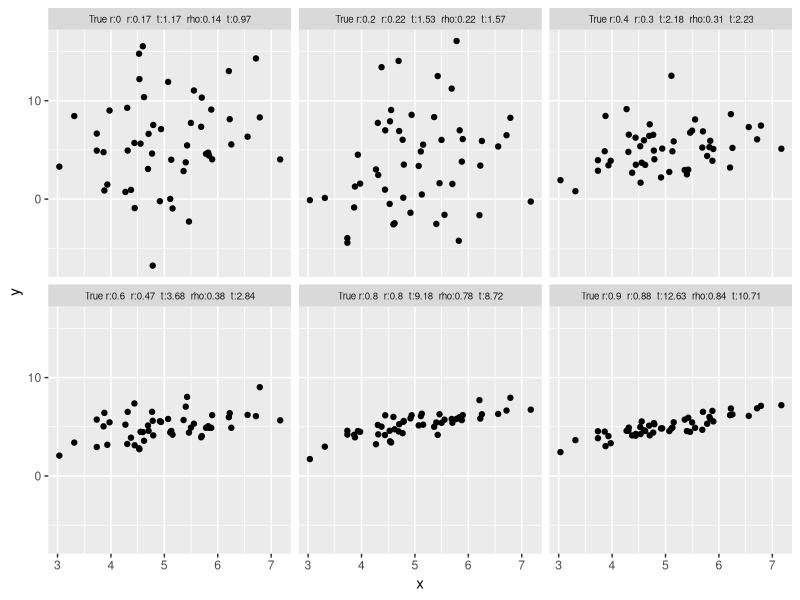
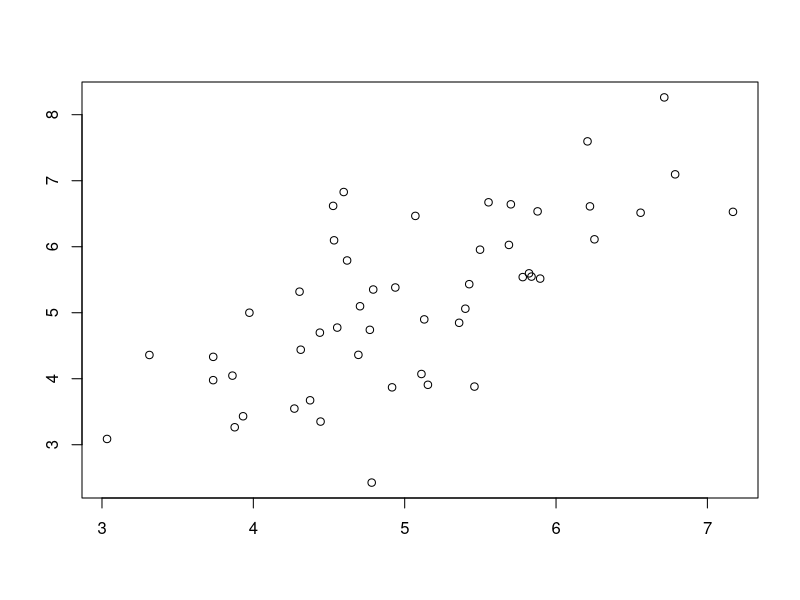
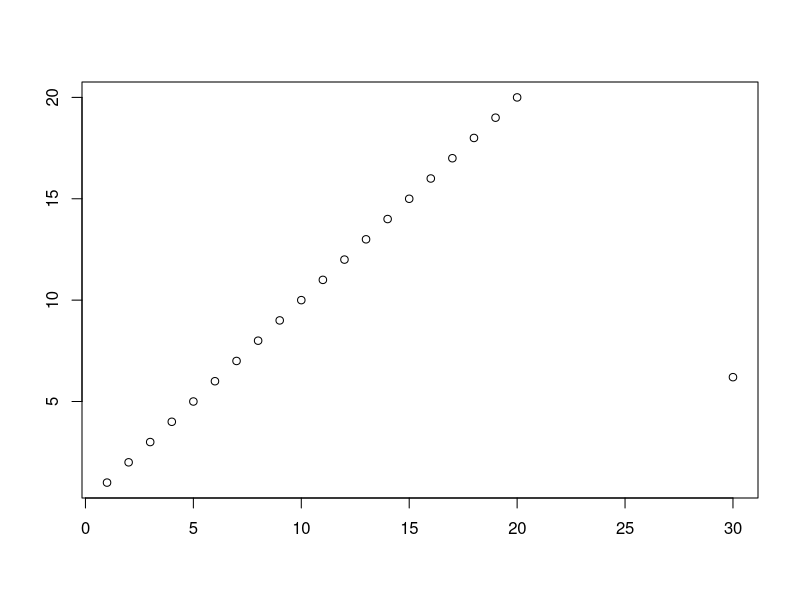
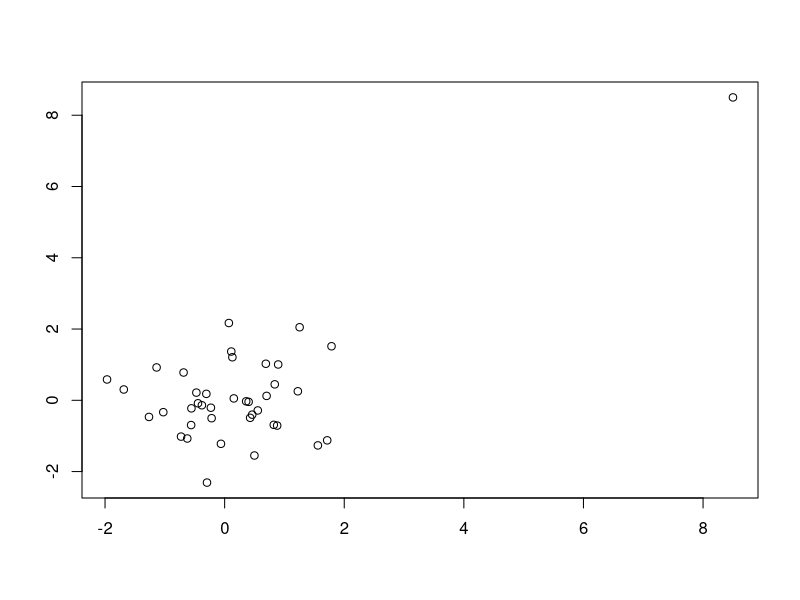
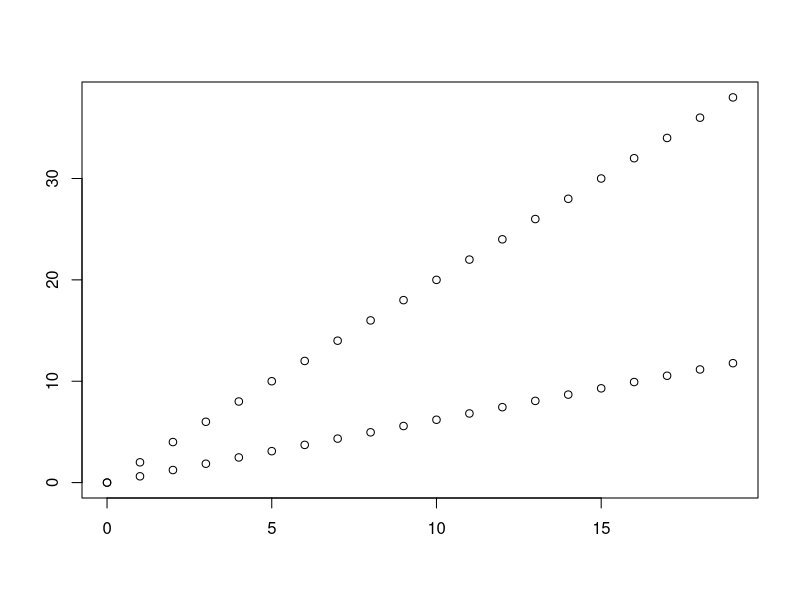
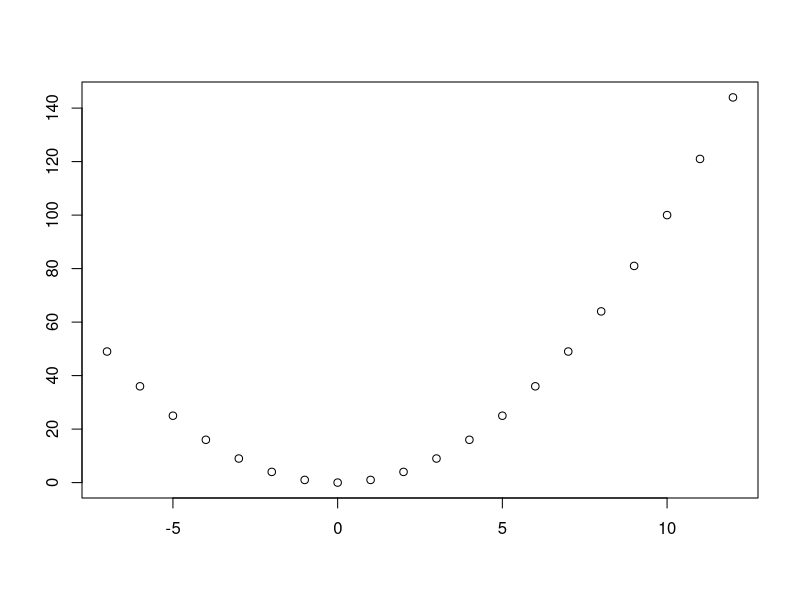
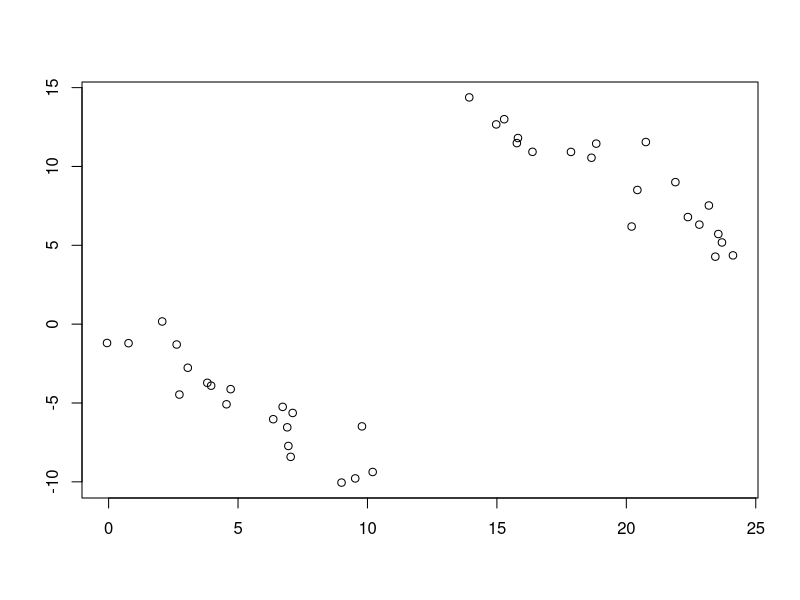

Write R code to recreate these figures, in order. (Note: this script raises an error after producing the figures.)
## ----echo=FALSE----------------------------------------------------------
require(Hmisc)
knitrSet('corr')

## ----calcr---------------------------------------------------------------
n <- 13
r <- 0.7283
z.transform <- 0.5 * log((1 + r) / (1 - r))
clz <- z.transform + c(-1, 1) * qnorm(0.975) / sqrt(n - 3)
clr <- (exp(2 * clz) - 1) / (exp(2 * clz) + 1)
round(c(z.transform, clz, clr), 4)

## ----corrplota,w=6.5,h=5,cap='Samples of size $n=50$ for X and Y are drawn from bivariate normal populations with true correlations ranging from 0.0 to 0.9. Pearson and Spearman sample correlations are shown for samples of size 50.  Besides the population correlation coefficient, each panel is labeled with the estimated Pearson $r$, its $t$ statistic, the estimated Spearman $\\rho$, and its $t$ statistic',scap='Example correlation coefficients'----
# Generate 50 data points with Popluation correlations of 0, .2, .4, .6,
# .8, and .9 and plot results
require(ggplot2)
n <- 50
set.seed(123)
x <- rnorm(n, 5, 1)
d <- expand.grid(x=x, R=c(0, .2, .4, .6, .8, .9))
d <- transform(d, y = x + rnorm(nrow(d), 0,
                      ifelse(R == 0, 5, sqrt(R ^ -2 - 1))))
sfun <- function(i) {
  x <- d$x[i]; y <- d$y[i]; R <- d$R[i][1]
  r <- cor(x, y)
  tr <- r * sqrt(n - 2) / sqrt(1 - r^2)
  rho <- cor(rank(x), rank(y))
  trho <- rho * sqrt(n - 2) / sqrt(1 - rho^2)
  label <- paste('True r:', R[1], '  r:', round(r,2), '  t:', round(tr,2),
        '  rho:', round(rho,2), '  t:', round(trho,2), sep='')
  names(label) <- R
  label
  }
stats <- tapply(1 : nrow(d), d$R, sfun)
d$stats <- factor(stats[as.character(d$R)], unique(stats))
   
ggplot(d, aes(x=x, y=y)) + geom_point() + facet_wrap(~ stats) +
  theme(strip.text.x = element_text(size=7))   # Fig. (*\ref{fig:corr-corrplota}*)

## ----corrplotb,mfrow=c(3,2),mar=c(3,1,.5,1),w=6,h=6,cap='Different observed datasets that have the same correlation.  All six plots have a sample Pearson correlation of $0.7$.',scap='Multiple datasets having same Pearson $r$'----
# Different scenarios that can lead to a correlation of 0.7

set.seed(123)   # Fig. (*\ref{fig:corr-corrplotb}*)
rho <- 0.7; n <- 50
var.eps <- rho^-2 - 1
x <- rnorm(n, 5, 1)
y <- x + rnorm(n, 0, sqrt(var.eps))
cor(x,y)
plot(x,y,xlab='',ylab='')

x <- c(1:20,30)
y <- c(1:20,6.2)
cor(x,y)
plot(x,y,xlab='',ylab='')

set.seed(123)
x <- rnorm(40)
y <- rnorm(40)
x[21] <- y[21] <- 8.5
cor(x,y)
plot(x,y,xlab='',ylab='')

x <- rep(0:19,2)
y <- c(rep(.62,20),rep(2,20)) * x
cor(x,y)
plot(x,y,xlab='',ylab='')

x <- -7:12
y <- x^2
cor(x,y)
plot(x,y,xlab='',ylab='')

set.seed(123)
tmp <- 1:20 / 2
x <- c(rnorm(20, tmp, 1), tmp + rnorm(20,14.5,1))
y <- c(rnorm(20, -tmp, 1), -tmp + rnorm(20,14.5,1))
cor(x,y)
plot(x,y,xlab='',ylab='')

## ----baplot,w=5.5,h=4.5,cap='Bland-Altman plot for the oroesophageal and conventional pH measurements, using hexagonal binning because of the large sample size.  The difference in pH mesaurements (oro.\\ -conventional) is presented on the $y$-axis and the average of the two devices on the $x$-axis.  We see poor agreement around pH values of 4-5',scap='Bland-Altman plot for 2 pH measurements'----
require(Hmisc)
getHdata(esopH)
esopH$diff <- with(esopH, orophar - conv)
ggplot(esopH, aes(x=(conv + orophar)/2, y=diff)) +   # Fig. (*\ref{fig:corr-baplot}*)
  stat_binhex(aes(alpha=..count.., color=Hmisc::cut2(..count.., g=20)),
              bins=80, range=c(.1, .9)) +
  stat_smooth() +
  geom_hline(yintercept = mean(esopH$diff, na.rm=TRUE) +
   c(-1.96, 0, 1.96) * sd(esopH$diff, na.rm=TRUE),
   linetype=c(2,1,2), color='brown') +
  xlab('Average of Conventional and Oropharyngeal pH') +
  ylab('Oropharyngeal Minus Conventional pH') +
  guides(alpha=FALSE, fill=FALSE, color=guide_legend(title='Frequency'))

## ----phtimediff,w=5,h=4,cap='Difference in pH measurements (oro.\ - conventional) by time of day along with a loess smoother and pointwise 0.95 confidence bands.  Is the difference modified by a subject being in a supine position rather than being upright?',scap='Difference in pH by time of day'----
getHdata(esopH2)
ggplot(esopH2, aes(x=time, y=diffpH)) +    # Fig. (*\ref{fig:corr-phtimediff}*)
       geom_point(pch='.') + stat_smooth() +
       geom_hline(yintercept = 0, col='gray60') +
       scale_x_continuous(breaks=seq(16, 38, by=4),
                          labels=c("4 PM", "8 PM", "12 AM",
                            "4 AM", "8AM", "12 PM"),
                          limits=c(14, 14+24)) +
       ylab('Average of Oropharyngeal Minus Conventional pH') +
       xlab('Time of Day')

## ----moe,w=5,h=4,cap='Margin for error (length of longer side of asymmetric 0.95 confidence interval) for $r$ in estimating $\\rho$, when $\\rho=0, 0.25, 0.5, 0.75$.  Calculations are based on Fisher $z$ transformation of $r$.',scap='Margin of error for estimating correlation coefficient'----
require(Hmisc)
plotCorrPrecision(rho=c(0, .25, .5, .75))
